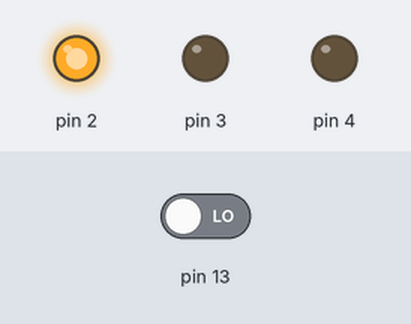
Recording of a sketch running on a simulated Arduino Uno, built with avr-gcc and run on an emulated ATmega328P. Parts: output pins drawn as LEDs (lit = HIGH). The test bench sets the inputs (shaded band); at power-on: pin 13 LOW.

Above: at 1.2 s.
1.3 s: pin 13 driven HIGH
At 2.7 s:
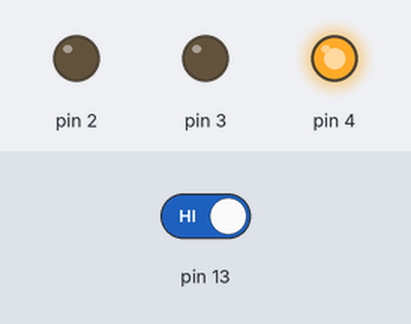
At 11.9 s:
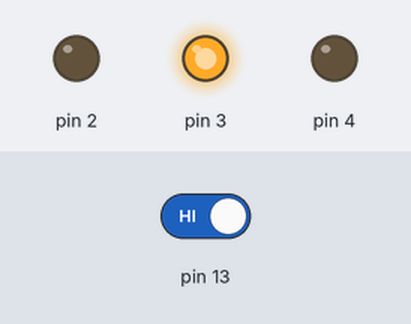
Timing chart, 0 to 28.4 s (numbered marks = the images above; inputs shaded):
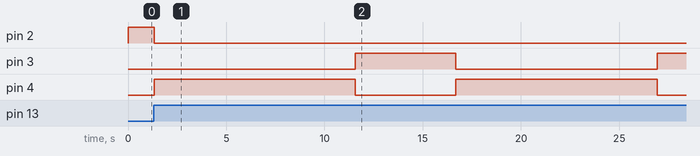

Measured:
- after the input at 1.3 s, pin 2: HIGH → LOW at once; pin 3: LOW → HIGH after 10.3 s, → LOW 5.1 s later, → HIGH 10.2 s later; pin 4: alternates HIGH for 10.2 s and LOW for 5.1 s, starting at once

The sketch:

Simple_Traffic_Light.ino
```cpp
//Simple Traffic Light
//Begins initially with red LED on
//When button is pressed state transitions to green LED and remains there for 10 seconds
//The state then transitions to yellow LED for 5 seconds before transitioning back to red

#include "Timer.h"

enum STATE {RED, GREEN, YELLOW} gState = RED;
char buttonPressed = 0;
unsigned long greenTimer = 10000;
unsigned long yellowTimer = 5000;

void tick(void) {
  // transitions
  switch (gState) {
    case RED:
        if (buttonPressed == 1) {
          gState = GREEN;
          TimerSet(greenTimer);
        }
    break;

    case GREEN:
     gState = YELLOW;
     TimerSet(yellowTimer);

    break;

    case YELLOW:
    gState = RED;
    TimerSet(1);
    break;
  }

  // actions
  switch (gState) {
    case RED:
        digitalWrite (2, HIGH);
        digitalWrite (3, LOW);
        digitalWrite (4, LOW);
        break;

    case GREEN:
        digitalWrite (2, LOW);
        digitalWrite (3, LOW);
        digitalWrite (4, HIGH);
    break;

    case YELLOW:
        digitalWrite (2, LOW);
        digitalWrite (3, HIGH);
        digitalWrite (4, LOW);
    break;
  }
}

void setup() {
  pinMode(13, INPUT);
  pinMode(2, OUTPUT);
  pinMode(3, OUTPUT);
  pinMode(4, OUTPUT);

  TimerSet(100);
  TimerOn();

  Serial.begin(9600);
}

void loop()
{
  buttonPressed = digitalRead(13);
  tick();
  while(!TimerFlag) {}
  TimerFlag = 0;
}
```

Timer.h
```cpp
// Permission to copy is granted provided that this header remains intact.
// This software is provided with no warranties.

////////////////////////////////////////////////////////////////////////////////

#ifndef Timer
#define Timer

#include "Arduino.h"

volatile unsigned char TimerFlag = 0; // TimerISR() sets this to 1. C programmer should clear to 0.

// Internal variables for mapping AVR's ISR to our cleaner TimerISR model.
unsigned long _avr_timer_M = 1; // Start count from here, down to 0. Default 1ms
unsigned long _avr_timer_cntcurr = 0; // Current internal count of 1ms ticks

// Set TimerISR() to tick every M ms
void TimerSet(unsigned long M) {
	_avr_timer_M = M;
	_avr_timer_cntcurr = _avr_timer_M;
}

void TimerOn() {
	// AVR timer/counter controller register TCCR1
  TCCR1B 	= 0x0B;	// bit3 = 1: CTC mode (clear timer on compare)
					// bit2bit1bit0=011: prescaler /64
					// 00001011: 0x0B
					// SO, 16 MHz clock or 16,000,000 /64 = 250,000 ticks/s
					// Thus, TCNT1 register will count at 250,000 ticks/s
          // FOR MICROSECONDS:
          // bit3 = 1: CTC mode (clear timer on compare)
					// bit2bit1bit0=010: prescaler /64
					// 00001011: 0x0A
					// SO, 16 MHz clock or 16,000,000 /8 = 2,000,000 ticks/s
					// Thus, TCNT1 register will count at 2,000,000 ticks/s

	// AVR output compare register OCR1A.
	OCR1A 	= 250;	// Timer interrupt will be generated when TCNT1==OCR1A
					// We want a 1 ms tick. 0.001 s * 250,000 ticks/s = 250
					// So when TCNT1 register equals 250,
					// 1 ms has passed. Thus, we compare to 250.
					// AVR timer interrupt mask register
          // FOR MICROSECONDS:
          // Timer interrupt will be generated when TCNT1==OCR1A
					// We want a 1 us tick. 0.000001 s * 2,000,000 ticks/s = 2
					// So when TCNT1 register equals 2,
					// 1 us has passed. Thus, we compare to 2.
					// AVR timer interrupt mask register

	TIMSK1 	= 0x02; // bit1: OCIE1A -- enables compare match interrupt

	//Initialize avr counter
	TCNT1 = 0;

	// TimerISR will be called every _avr_timer_cntcurr milliseconds
	_avr_timer_cntcurr = _avr_timer_M;

	//Enable global interrupts
	SREG |= 0x80;	// 0x80: 1000000
}

void TimerOff() {
	TCCR1B 	= 0x00; // bit3bit2bit1bit0=0000: timer off
}

void TimerISR() {
	TimerFlag = 1;
}

// In our approach, the C programmer does not touch this ISR, but rather TimerISR()
ISR(TIMER1_COMPA_vect)
{
	// CPU automatically calls when TCNT0 == OCR0 (every 1 ms per TimerOn settings)
	_avr_timer_cntcurr--; 			// Count down to 0 rather than up to TOP
	if (_avr_timer_cntcurr == 0) { 	// results in a more efficient compare
		TimerISR(); 				// Call the ISR that the user uses
		_avr_timer_cntcurr = _avr_timer_M;
	}
}

#endif //Timer
```
